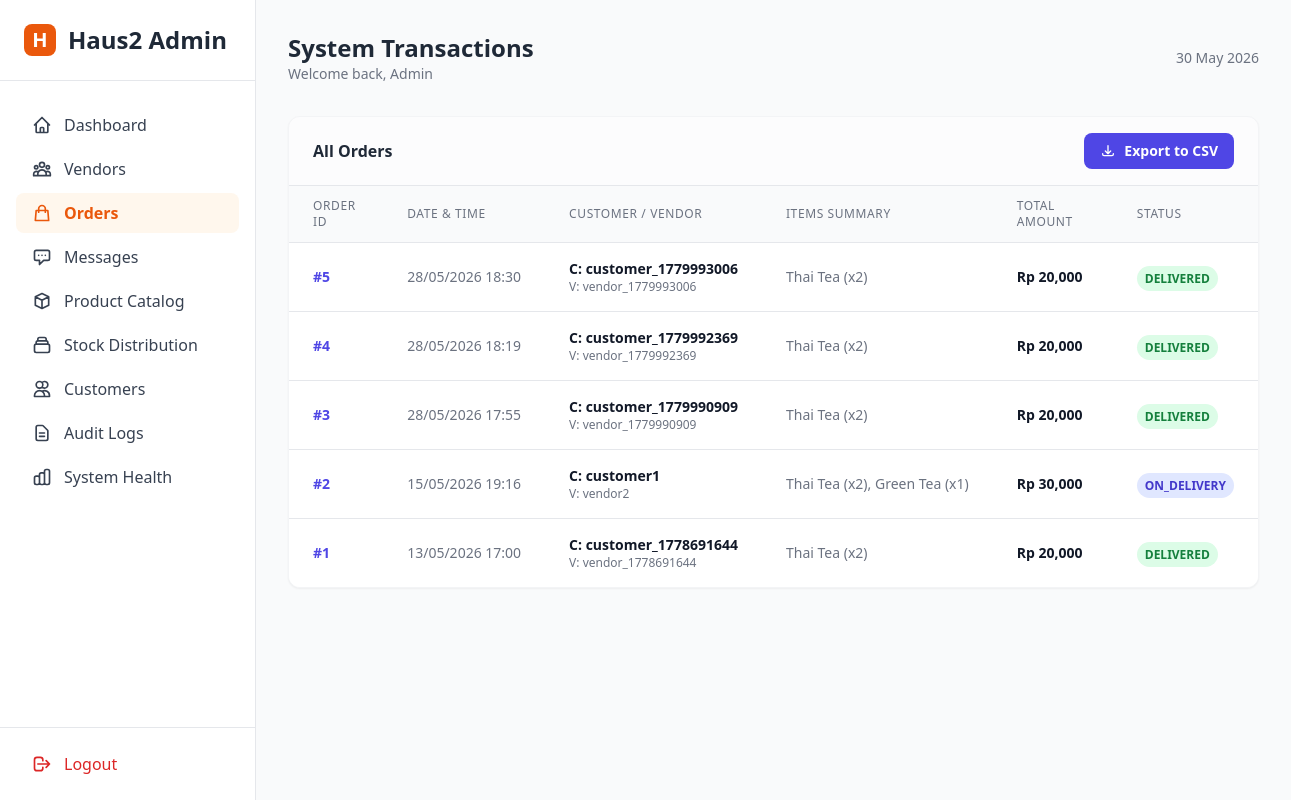
/web-admin/orders (signed in), run on the app's committed database.
### app/models.py (models this page shows, shortened)
class Order(db.Model, SerializerMixin):
    __tablename__ = 'orders'
    id = db.Column(db.Integer, primary_key=True)
    customer_id = db.Column(db.Integer, db.ForeignKey(USERS_ID_FK), nullable=False)
    vendor_id = db.Column(db.Integer, db.ForeignKey(USERS_ID_FK), nullable=False)
    total_price = db.Column(db.Integer, nullable=False)
    status = db.Column(db.String(20), default='pending') # pending, paid, processing, on_delivery, delivered
    created_at = db.Column(db.DateTime, default=lambda: datetime.now(timezone.utc))
    items = db.relationship('OrderItem', backref='order', lazy=True)
    customer = db.relationship('User', foreign_keys=[customer_id])
    vendor = db.relationship('User', foreign_keys=[vendor_id])
    serialize_only = ('id', 'customer_id', 'vendor_id', 'total_price', 'status', 'created_at', 'items')

class User(db.Model, SerializerMixin):
    __tablename__ = 'users'
    id = db.Column(db.Integer, primary_key=True)
    username = db.Column(db.String(80), unique=True, nullable=False)
    password_hash = db.Column(db.String(128), nullable=False)
    role = db.Column(db.String(20), nullable=False) # admin, vendor, customer
    is_verified = db.Column(db.Boolean, default=False) # For Vendor KYC
    ktp_image_url = db.Column(db.String(255), nullable=True)
    store_image_url = db.Column(db.String(255), nullable=True)
    failed_login_attempts = db.Column(db.Integer, default=0)
    locked_until = db.Column(db.DateTime, nullable=True)
    latitude = db.Column(db.Float, nullable=True)
    longitude = db.Column(db.Float, nullable=True)
    is_active = db.Column(db.Boolean, default=True) # Toggle for vendors
    fcm_token = db.Column(db.String(255), nullable=True)
    created_at = db.Column(db.DateTime, default=lambda: datetime.now(timezone.utc))
    serialize_only = ('id', 'username', 'role', 'is_verified', 'latitude', 'longitude', 'is_active', 'created_at')

class OrderItem(db.Model, SerializerMixin):
    __tablename__ = 'order_items'
    id = db.Column(db.Integer, primary_key=True)
    order_id = db.Column(db.Integer, db.ForeignKey('orders.id'), nullable=False)
    product_id = db.Column(db.Integer, db.ForeignKey('products.id'), nullable=False)
    quantity = db.Column(db.Integer, nullable=False)
    price_at_order = db.Column(db.Integer, nullable=False)
    serialize_only = ('id', 'product_id', 'quantity', 'price_at_order')

class Product(db.Model, SerializerMixin):
    __tablename__ = 'products'
    id = db.Column(db.Integer, primary_key=True)
    name = db.Column(db.String(100), nullable=False)
    description = db.Column(db.Text, nullable=True)
    category = db.Column(db.String(50), nullable=True, default='Haus!') # Added for branding/grouping
    price = db.Column(db.Integer, nullable=False) # In IDR
    image_url = db.Column(db.String(255), nullable=True)
    stocks = db.relationship('DailyStock', backref='product', cascade='all, delete-orphan', lazy=True)
    order_items = db.relationship('OrderItem', backref='product', cascade='all, delete-orphan', lazy=True)
    serialize_only = ('id', 'name', 'description', 'category', 'price', 'image_url')

### app/web_admin.py (the view)
@web_admin_bp.route('/orders', methods=['GET'])
def orders():
    if 'admin_id' not in session:
        return redirect(url_for(LOGIN_ROUTE))
    all_orders = Order.query.order_by(Order.created_at.desc()).all()
    return render_template('admin/orders.html', orders=all_orders)

### app/web_admin.py (called while the page is built)
@web_admin_bp.context_processor
def inject_globals():
    try:
        pending_vendors = User.query.filter_by(role='vendor', is_verified=False).count()
        unread_messages = 0
        admin_id = session.get('admin_id')
        if admin_id:
            unread_messages = ChatMessage.query.filter_by(receiver_id=admin_id, is_read=False).count()
        return {
            'now': datetime.now(timezone.utc),
            'pending_vendor_count': pending_vendors,
            'unread_msg_count': unread_messages
        }
    except:
        return {'now': datetime.now(), 'pending_vendor_count': 0, 'unread_msg_count': 0}

### app/templates/admin/orders.html (shortened to what this page needs)
{% extends 'base.html' %}
{% block header_title %}System Transactions{% endblock %}
{% block content %}
<div class="bg-white rounded-xl shadow-sm border border-gray-100 overflow-hidden">
    <div class="px-6 py-4 border-b flex justify-between items-center bg-gray-50/50">
        <h3 class="font-bold text-gray-800">All Orders</h3>
        <a href="{{ url_for('web_admin.export_orders') }}" class="flex items-center px-4 py-2 bg-indigo-600 text-white text-sm font-bold rounded-lg hover:bg-indigo-700 transition-colors">
            <svg class="w-4 h-4 mr-2" fill="none" stroke="currentColor" viewBox="0 0 24 24"><path stroke-linecap="round" stroke-linejoin="round" stroke-width="2" d="M4 16v1a2 2 0 002 2h12a2 2 0 002-2v-1m-4-4l-4 4m0 0l-4-4m4 4V4"></path></svg>
            Export to CSV
        </a>
    </div>
    <div class="overflow-x-auto">
        <table class="min-w-full divide-y divide-gray-200">
            <thead class="bg-gray-50">
                <tr>
                    <th class="px-6 py-3 text-left text-xs font-medium text-gray-500 uppercase tracking-wider">Order ID</th>
                    <th class="px-6 py-3 text-left text-xs font-medium text-gray-500 uppercase tracking-wider">Date & Time</th>
                    <th class="px-6 py-3 text-left text-xs font-medium text-gray-500 uppercase tracking-wider">Customer / Vendor</th>
                    <th class="px-6 py-3 text-left text-xs font-medium text-gray-500 uppercase tracking-wider">Items Summary</th>
                    <th class="px-6 py-3 text-left text-xs font-medium text-gray-500 uppercase tracking-wider">Total Amount</th>
                    <th class="px-6 py-3 text-left text-xs font-medium text-gray-500 uppercase tracking-wider">Status</th>
                </tr>
            </thead>
            <tbody class="bg-white divide-y divide-gray-200">
                {% for order in orders %}
                <tr class="hover:bg-gray-50 transition-colors">
                    <td class="px-6 py-4 whitespace-nowrap text-sm font-bold text-indigo-600">
                        #{{ order.id }}
                    </td>
                    <td class="px-6 py-4 whitespace-nowrap text-sm text-gray-500">
                        {{ order.created_at.strftime('%d/%m/%Y %H:%M') }}
                    </td>
                    <td class="px-6 py-4 whitespace-nowrap">
                        <div class="text-sm font-bold text-gray-900">C: {{ order.customer.username if order.customer else 'Deleted User' }}</div>
                        <div class="text-xs text-gray-500 font-medium">V: {{ order.vendor.username if order.vendor else 'Deleted Vendor' }}</div>
                    </td>
                    <td class="px-6 py-4 text-sm text-gray-500">
                        <div class="max-w-xs truncate">
                            {% for item in order.items %}
                                {{ item.product.name }} (x{{ item.quantity }}){% if not loop.last %}, {% endif %}
                            {% endfor %}
                        </div>
                    </td>
                    <td class="px-6 py-4 whitespace-nowrap text-sm font-bold text-gray-900">
                        Rp {{ "{:,}".format(order.total_price) }}
                    </td>
                    <td class="px-6 py-4 whitespace-nowrap">
                        {% set status_colors = {'pending': 'bg-gray-100 text-gray-700', 'paid': 'bg-blue-100 text-blue-700', 'processing': 'bg-yellow-100 text-yellow-700', 'on_delivery': 'bg-indigo-100 text-indigo-700', 'delivered': 'bg-green-100 text-green-700'} %}
                        <span class="px-2 py-1 text-xs font-bold rounded-full {{ status_colors.get(order.status, 'bg-gray-100 text-gray-700') }}">
                            {{ order.status|upper }}
                        </span>
                    </td>
                </tr>
                {% else %}
                <tr>
                    <td colspan="6" class="px-6 py-12 text-center text-gray-500 italic">
                        No orders have been placed yet.
                    </td>
                </tr>
                {% endfor %}
            </tbody>
        </table>
    </div>
</div>
{% endblock %}

### data on the page
Order: id "5", created_at "28/05/2026 18:30", customer "customer_1779993006", vendor "vendor_1779993006", total_price "20,000", status "DELIVERED"
OrderItem: product.name "Thai Tea", quantity "2"
Order: id "4", created_at "28/05/2026 18:19", customer "customer_1779992369", vendor "vendor_1779992369", total_price "20,000", status "DELIVERED"
OrderItem: product.name "Thai Tea", quantity "2"
Order: id "3", created_at "28/05/2026 17:55", customer "customer_1779990909", vendor "vendor_1779990909", total_price "20,000", status "DELIVERED"
OrderItem: product.name "Thai Tea", quantity "2"
Order: id "2", created_at "15/05/2026 19:16", customer "customer1", vendor "vendor2", total_price "30,000", status "ON_DELIVERY"
OrderItem: product.name "Thai Tea", quantity "2"
OrderItem: product.name "Green Tea", quantity "1"
Order: id "1", created_at "13/05/2026 17:00", customer "customer_1778691644", vendor "vendor_1778691644", total_price "20,000", status "DELIVERED"
OrderItem: product.name "Thai Tea", quantity "2"
